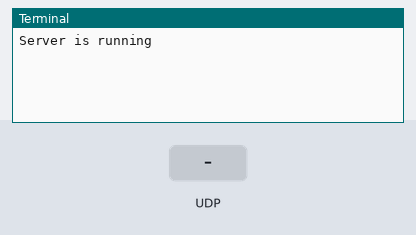
Bench run of a program on a simulated Raspberry Pi (header pin numbers). Shown: the last lines printed to the terminal. Inputs (shaded band) come from the test bench.

Above: at 1.2 s.
1.3 s: UDP packet "HUM" arrives
At 2.4 s:
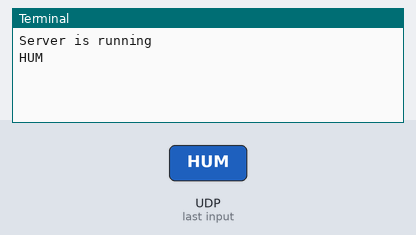
2.8 s: UDP packet "1" arrives
At 3.5 s:
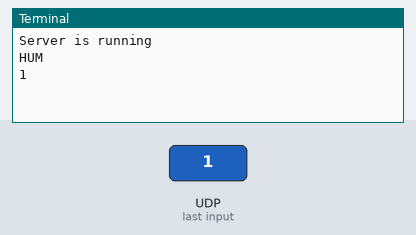
4.3 s: UDP packet "on" arrives
At 4.6 s:
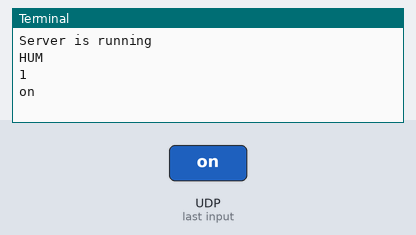
5.8 s: UDP packet "off" arrives
At 7.0 s:
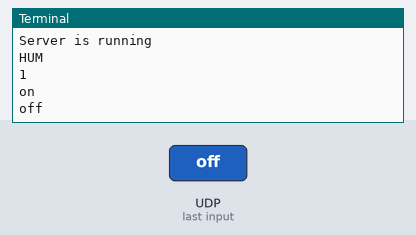

The program:

socket_basic.py
```python
"""
Socket Basic
============
Description: Basic socket communication server. Listens for UDP messages, displays client address,
and responds. Demonstrates fundamental socket programming concepts with GPIO integration.

Configuration:
- Server IP: 10.254.34.67
- Server Port: 1234
- GPIO Pin: 11 (BOARD mode, input)

Commands: 'TEMP' - reads GPIO and responds

Author: Vilas
"""

import socket
from time import sleep, time
import RPi.GPIO as gp

gp.setmode(gp.BOARD)
pin = 11
gp.setup(pin, gp.IN)

bufferSize = 1024
ServerIP = '10.254.34.67'
ServerPort = 1234
RPIServer = socket.socket(socket.AF_INET, socket.SOCK_DGRAM)
RPIServer.bind((ServerIP, ServerPort))
print('Server is running')

while True:
    cmd ,address = RPIServer.recvfrom(bufferSize)
    cmd = cmd.decode('utf-8')
    print(cmd)
    if cmd == 'TEMP':
        result = gp.input(pin)
        while result.is_valid()==False:
            print('bad readin')
            result=gp.input(pin)
        data=cmd+':'+str(result)
        data= data.encode('utf-8')
        RPIServer.sendto(data, address)
    if cmd != 'HUM' and cmd != 'TEMP':
        data = cmd+':'+'null'
        data = data.encode('utf-8')
```

Measured:
- after the input at 1.3 s, the terminal: prints a new line at once (image 1)
- after the input at 2.8 s, the terminal: prints a new line at once (image 2)
- after the input at 4.3 s, the terminal: prints a new line at once (image 3)
- after the input at 5.8 s, the terminal: prints a new line at once (image 4)
